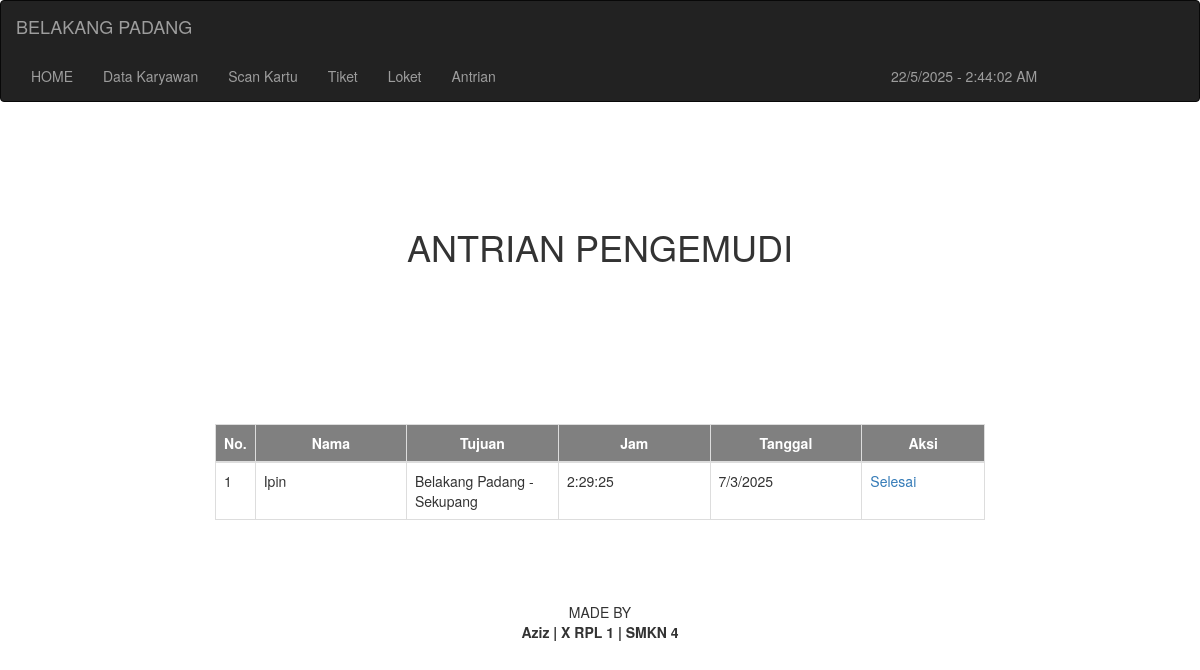
Page /antrianP.php on the committed database.
### tables this page shows
CREATE TABLE `antriloketp` (
  `id` int(11) NOT NULL,
  `nama` varchar(255) NOT NULL,
  `tujuan` varchar(255) NOT NULL,
  `jam` varchar(20) NOT NULL,
  `tanggal` varchar(255) NOT NULL
);

### antrianP.php (the view, shortened to what this page needs)
<?php
include "koneksi.php";
$sql_query = "SELECT * FROM antriloketp";
$sql = mysqli_query($konek, $sql_query);
?>
<!DOCTYPE html>
<html lang="en">
<head>
    <?php include "header.php"; ?>
</head>
<body onload=display_ct();>
    <?php include "menu.php"; ?>
    <div class="date">
        <h1>ANTRIAN PENGEMUDI</h1>
    </div>
    <div class="container-fluid date">
        <table class="table table-bordered">
            <thead>
                <tr style="background-color: grey; color: white">
                    <th style="width: 10px; text-align: center">No.</th>
                    <th style="width: 155px; text-align: center">Nama</th>
                    <th style="width: 155px; text-align: center">Tujuan</th>
                    <th style="width: 155px; text-align: center">Jam</th>
                    <th style="width: 155px; text-align: center">Tanggal</th>
                    <th style="width: 125px; text-align: center">Aksi</th>
                </tr>
            </thead>
            <tbody>
                <?php
                $no = 0;
                while ($data = mysqli_fetch_array($sql)) {
                    $no++;
                ?>
                    <tr>
                        <td><?php echo $no; ?></td>
                        <td><?php echo $data['nama']; ?></td>
                        <td><?php echo $data['tujuan']; ?></td>
                        <td><?php echo $data['jam']; ?></td>
                        <td><?php echo $data['tanggal']; ?></td>
                        <td><a href="selesaip.php?id=<?php echo $data['id']; ?>">Selesai</a></td>
                    </tr>
                <?php } ?>
            </tbody>
        </table>
    </div>
    <?php include "footer.php"; ?>
</body>
</html>

### antrianP.php (style rules this page uses)
.date { display: flex; justify-content: center; align-items: center; gap: 200px; width: 100%; min-height: 30vh; }

### rows in the picture
antriloketp: nama "Ipin", tujuan "Belakang Padang - Sekupang", jam "2:29:25", tanggal "7/3/2025"
